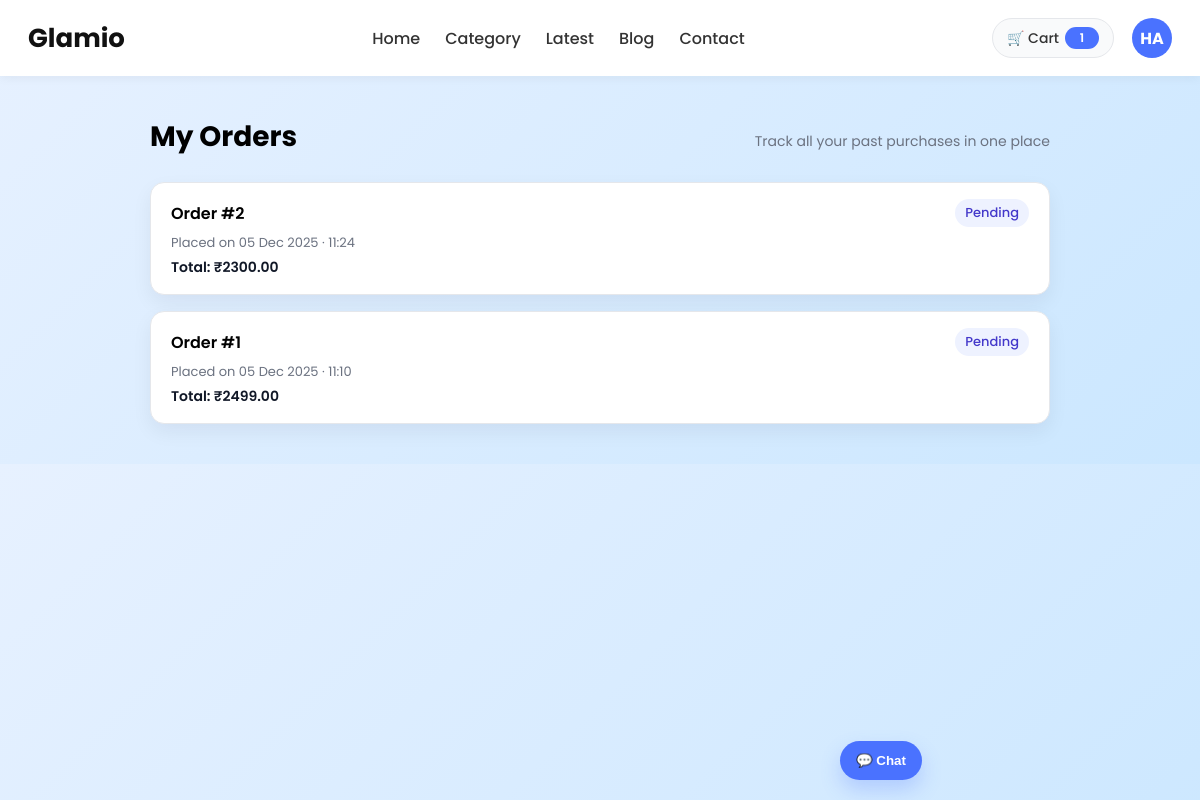
The page /orderlist/ (signed in) on the database as committed earlier.
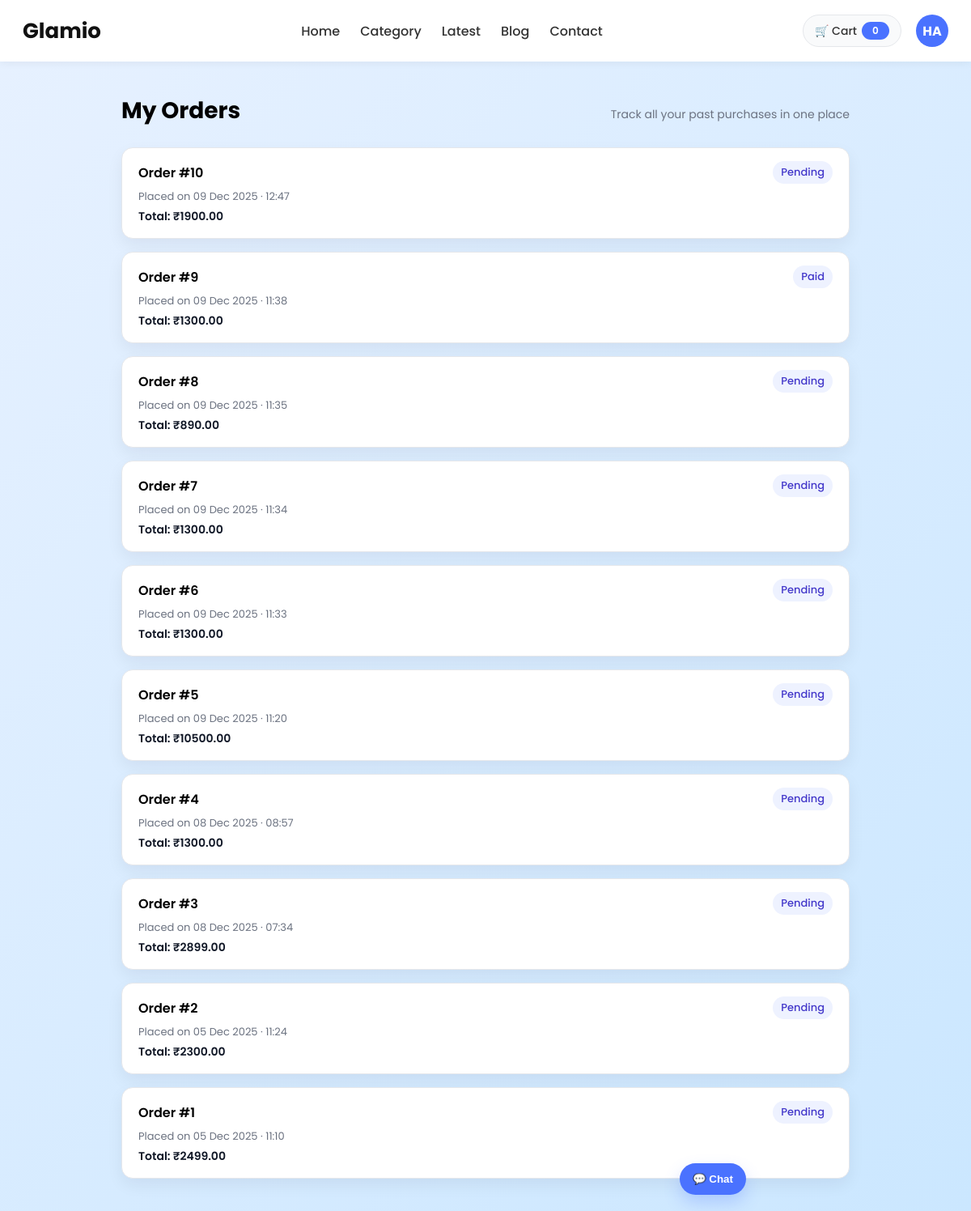
The same page on the database as committed later.
### order_app/models.py (models this page shows, shortened)
class Order(models.Model):
    STATUS_CHOICES = [
        ("PENDING", "Pending"),
        ("PAID", "Paid"),
        ("CANCELLED", "Cancelled"),
    ]
    user = models.ForeignKey(
        CustomUserModel,
        on_delete=models.CASCADE,
        related_name="orders"
    )
    full_name = models.CharField(max_length=100)
    phone = models.CharField(max_length=15)
    address_line1 = models.CharField(max_length=255)
    address_line2 = models.CharField(max_length=255, blank=True, null=True)
    city = models.CharField(max_length=100, blank=True, null=True)
    postal_code = models.CharField(max_length=20, blank=True, null=True)
    total_price = models.DecimalField(max_digits=10, decimal_places=2)
    status = models.CharField(
        max_length=20,
        choices=STATUS_CHOICES,
        default="PENDING",
    )
    created_at = models.DateTimeField(auto_now_add=True)

### order_app/views.py (the view)
# urls.py: path("orderlist/", OrderListView.as_view(), name="order_list"),
class OrderListView(LoginRequiredMixin, View):
    def get(self, request):
        orders = Order.objects.filter(user=request.user).order_by("-created_at")
        context = {"orders": orders}
        return render(request, "order_list.html", context)

### cart_app/context_processors.py (called while the page is built)
def cart_count(request):
    if not request.user.is_authenticated:
        return {"cart_count": 0}
    total = (
        CartItem.objects
        .filter(cart__user=request.user)    # follow FK: CartItem.cart -> Cart.user
        .aggregate(total=Sum("quantity"))["total"]
        or 0
    )
    return {"cart_count": total}

### order_app/templates/order_list.html (shortened to what this page needs)
{% extends 'base.html' %}
{% block content %}
<div class="orders-page">
  <div class="orders-header">
      <h1 class="orders-title">My Orders</h1>
      <span class="orders-subtitle">Track all your past purchases in one place</span>
  </div>
  {% if orders %}
    <ul class="orders-list">
      {% for order in orders %}
        <li>
          <a href="" class="order-card">
            <div class="order-top-row">
              <span class="order-id">Order #{{ order.id }}</span>
              <span class="order-status">{{ order.get_status_display }}</span>
            </div>
            <div class="order-meta">
              Placed on {{ order.created_at|date:"d M Y · H:i" }}
            </div>
            <div class="order-total">
              Total: ₹{{ order.total_price }}
            </div>
          </a>
        </li>
      {% endfor %}
    </ul>
  {% else %}
    <div class="orders-empty">
      <p>You have no orders yet.</p>
      <p>Start shopping and your orders will appear here ✨</p>
    </div>
  {% endif %}
</div>
{% endblock %}

### product_app/templates/base.html (shortened to what this page needs)
{% load static %}
<!doctype html>
<html lang="en">
<head>
</head>
<body>
  <nav class="main-nav">
    <div class="logo">Glamio</div>
    <ul>
      <li><a href="{% url 'product_list' %}">Home</a></li>
      <li><a href="#">Category</a></li>
      <li><a href="#">Latest</a></li>
      <li><a href="#">Blog</a></li>
      <li><a href="#">Contact</a></li>
    </ul>
    <div class="nav-right">
      <a href="{% url 'cart_details' %}" class="cart-link">
        <span>🛒 Cart</span>
        <span class="cart-count">{{ cart_count|default:"0" }}</span>
      </a>
      {% if user.is_authenticated %}
      <div class="profile-menu">
        <div class="avatar">{{ user.username|slice:":2"|upper }}</div>
      </div>
      {% else %}
      <a href="{% url 'login' %}" class="btn-primary"
        style="background:#fff;border:2px solid #4A72FF;color:#4A72FF;">
        Login
      </a>
      <a href="{% url 'register' %}" class="btn-primary">Sign up</a>
      {% endif %}
    </div>
  </nav>
  <main>
    {% block content %}{% endblock %}
  </main>
  <div id="chatbot">
    <button class="toggle" onclick="toggleChat()">💬 Chat</button>
  </div>
</body>
</html>

Rows that differ between the two databases and show on the page:
added Order: id "10", status "Pending", created_at "09 Dec 2025 · 12:47", total_price "1900.00"
added Order: id "9", status "Paid", created_at "09 Dec 2025 · 11:38", total_price "1300.00"
added Order: id "8", status "Pending", created_at "09 Dec 2025 · 11:35", total_price "890.00"
added Order: id "7", status "Pending", created_at "09 Dec 2025 · 11:34", total_price "1300.00"
added Order: id "6", status "Pending", created_at "09 Dec 2025 · 11:33", total_price "1300.00"
added Order: id "5", status "Pending", created_at "09 Dec 2025 · 11:20", total_price "10500.00"
added Order: id "4", status "Pending", created_at "08 Dec 2025 · 08:57", total_price "1300.00"
added Order: id "3", status "Pending", created_at "08 Dec 2025 · 07:34", total_price "2899.00"
Other text that changed with them:
{{ cart_count|default:"0" }}: "1" → "0"
